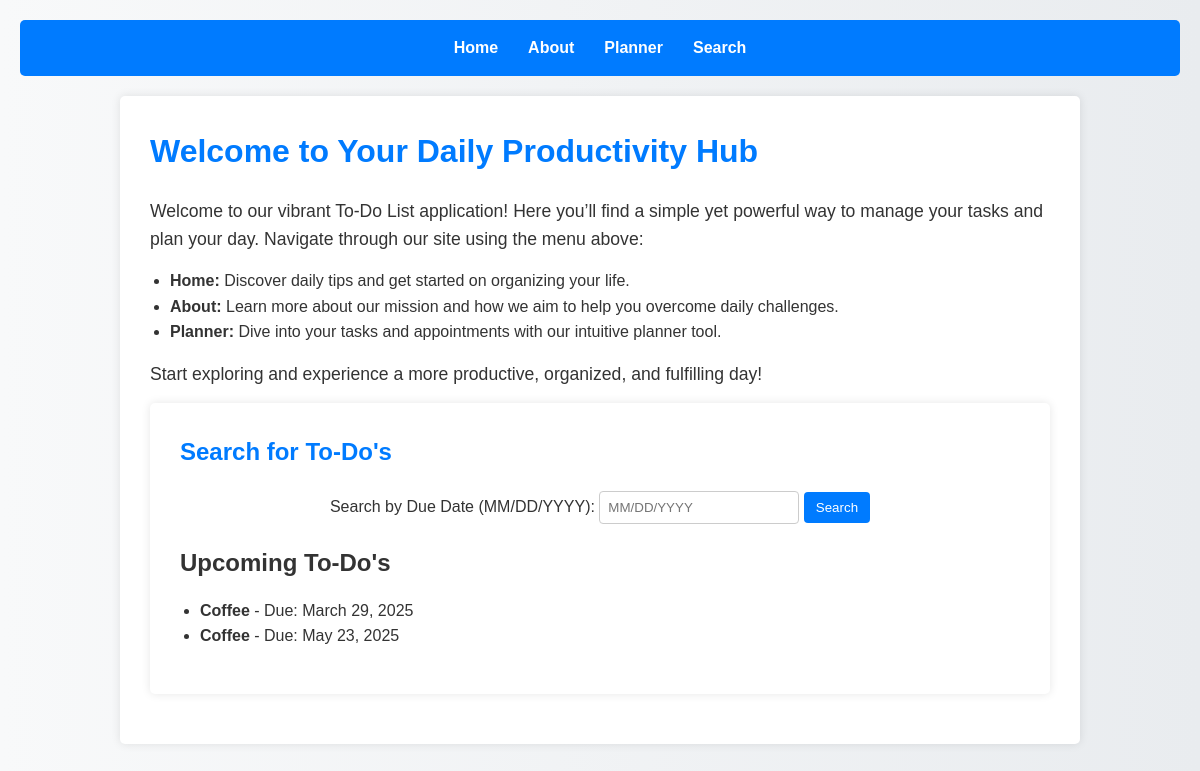
Page /todo/ on the earlier database version.
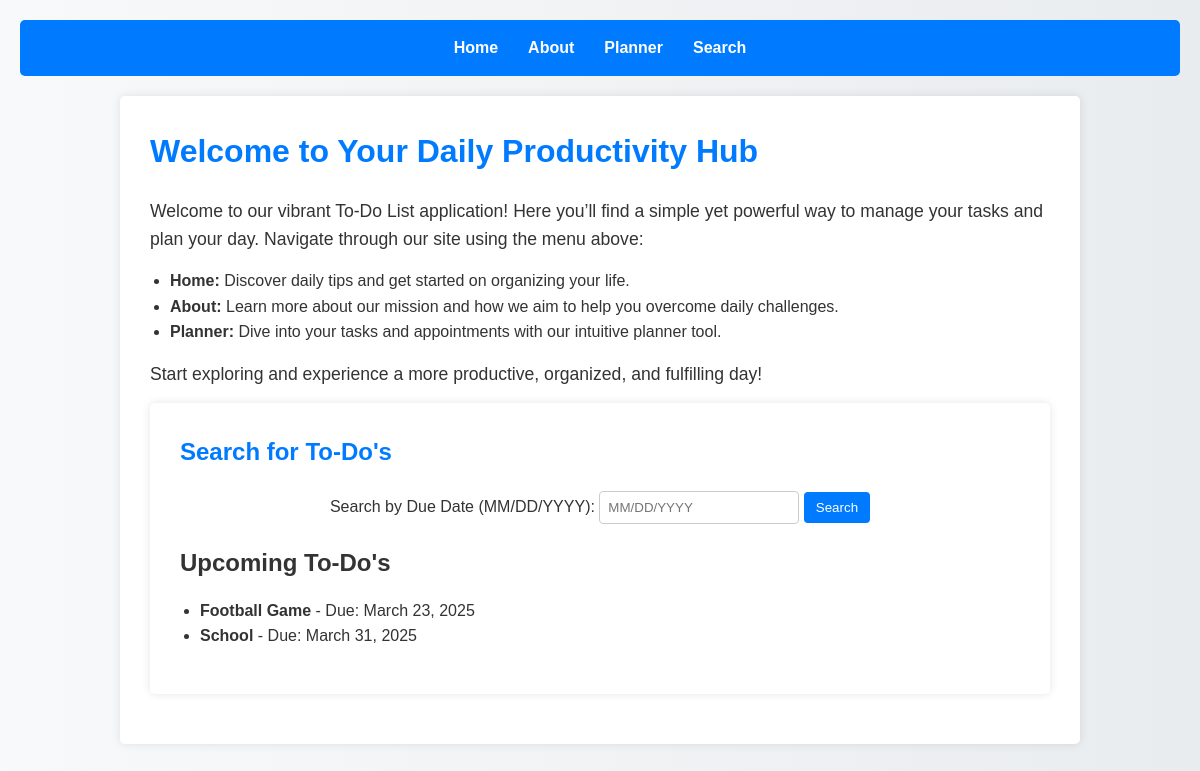
Same page on the later database version.
### todo_list_app/models.py (models this page shows, shortened)
class Todo(models.Model):
    todo = models.CharField(max_length=100, null=True)
    due = models.DateField(null=True)  # Use DateField for proper date validation

### todo_list_app/views.py (the view)
def index(request):
    upcoming_todos = Todo.objects.filter(due__gte=now().date()).order_by("due")[:2]
    return render(request, 'index.html', {"upcoming_todos": upcoming_todos})

### todo_list_app/templates/index.html (shortened to what this page needs)
{% extends "base.html" %}
{% block content %}
<h1>Welcome to Your Daily Productivity Hub</h1>
<p>
  Welcome to our vibrant To-Do List application! Here you’ll find a simple yet powerful way to manage your tasks and plan your day.
  Navigate through our site using the menu above:
</p>
<ul>
  <li><strong>Home:</strong> Discover daily tips and get started on organizing your life.</li>
  <li><strong>About:</strong> Learn more about our mission and how we aim to help you overcome daily challenges.</li>
  <li><strong>Planner:</strong> Dive into your tasks and appointments with our intuitive planner tool.</li>
</ul>
<p>
  Start exploring and experience a more productive, organized, and fulfilling day!
</p>
<main>
    <section>
      <h1>Search for To-Do's</h1>
      <form class="search-form" method="GET" action="{% url 'search_todo' %}">
        <label for="search_due">Search by Due Date (MM/DD/YYYY):</label>
        <input type="text" id="search_due" name="due" placeholder="MM/DD/YYYY" required>
        <button type="submit">Search</button>
      </form>
    </section>
    {% if upcoming_todos %}
    <section class="upcoming-todos">
      <h2>Upcoming To-Do's</h2>
      <ul>
        {% for todo in upcoming_todos %}
          <li>
            <strong>{{ todo.todo }}</strong> - Due: {{ todo.due }}
          </li>
        {% endfor %}
      </ul>
    </section>
    {% endif %}
</main>
{% endblock %}

Differences in the rows shown:
removed Todo: todo "Coffee", due "March 29, 2025"
removed Todo: todo "Coffee", due "May 23, 2025"
added Todo: todo "Football Game", due "March 23, 2025"
added Todo: todo "School", due "March 31, 2025"
